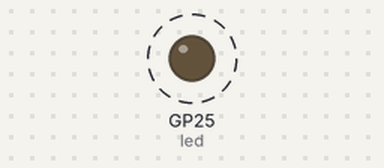
Simulated run of this program. Board: Raspberry Pi Pico running MicroPython. On the bench: output pins drawn as LEDs (lit = HIGH). Dashed ring = blinking.

Above: at 0.5 s.
Timing chart, 0 to 4.6 s (numbered marks = the images above):
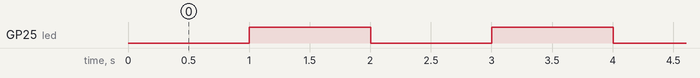

The program:

blinkingLed.py
```python
from machine import Pin
from time import sleep, ticks_ms, ticks_diff

led = Pin("LED", Pin.OUT)
lastTime = ticks_ms()
ledStatus = False
led.value(ledStatus)

def main(ledStatus, lastTime):
    while True:
        now = ticks_ms()
        deltaT = ticks_diff(now, lastTime) / 1000

        if (deltaT > 1):
            ledStatus = not ledStatus
            led.value(ledStatus)
            lastTime = ticks_ms()

        sleep(.05)

main(ledStatus, lastTime)
```

Measured:
- by itself, GP25 (led): alternates HIGH for 1.0 s and LOW for 1.0 s
